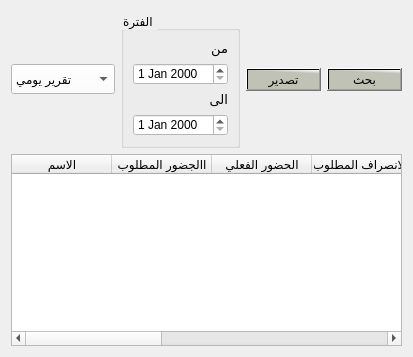
                     <widget class="QWidget" name="tab_17">
                      <attribute name="title">
                       <string>عرض جميع الموظفين</string>
                      </attribute>
                      <layout class="QGridLayout" name="gridLayout_63">
                       <item row="0" column="0">
                        <layout class="QVBoxLayout" name="verticalLayout_57">
                         <item>
                          <layout class="QHBoxLayout" name="horizontalLayout_27">
                           <item>
                            <layout class="QHBoxLayout" name="horizontalLayout_28">
                             <item>
                              <widget class="QComboBox" name="comboBox_85">
                               <property name="maximumSize">
                                <size>
                                 <width>150</width>
                                 <height>30</height>
                                </size>
                               </property>
                               <property name="styleSheet">
                                <string notr="true">background-color: rgb(255, 255, 255);
color: rgb(0, 0, 0);</string>
                               </property>
                               <item>
                                <property name="text">
                                 <string>تقرير يومي</string>
                                </property>
                               </item>
                               <item>
                                <property name="text">
                                 <string>تقرير اسبوعي</string>
                                </property>
                               </item>
                               <item>
                                <property name="text">
                                 <string>تقرير شهري </string>
                                </property>
                               </item>
                               <item>
                                <property name="text">
                                 <string>تقرير نصف ترم </string>
                                </property>
                               </item>
                               <item>
                                <property name="text">
                                 <string>تقرير سنوي </string>
                                </property>
                               </item>
                               <item>
                                <property name="text">
                                 <string>تقرير مخالفات</string>
                                </property>
                               </item>
                              </widget>
                             </item>
                             <item>
                              <widget class="QGroupBox" name="groupBox_49">
                               <property name="maximumSize">
                                <size>
                                 <width>150</width>
                                 <height>150</height>
                                </size>
                               </property>
                               <property name="styleSheet">
                                <string notr="true">color: rgb(0, 0, 0);
font: 10pt &quot;MS Shell Dlg 2&quot;;</string>
                               </property>
                               <property name="title">
                                <string>الفترة </string>
                               </property>
                               <layout class="QVBoxLayout" name="verticalLayout_69">
                                <item>
                                 <widget class="QLabel" name="label_256">
                                  <property name="font">
                                   <font>
                                    <pointsize>10</pointsize>
                                   </font>
                                  </property>
                                  <property name="text">
                                   <string>من</string>
                                  </property>
                                 </widget>
                                </item>
                                <item>
                                 <widget class="QDateEdit" name="dateEdit_43">
                                  <property name="styleSheet">
                                   <string notr="true">background-color: rgb(255, 255, 255);
color: rgb(0, 0, 0);</string>
                                  </property>
                                 </widget>
                                </item>
                                <item>
                                 <widget class="QLabel" name="label_257">
                                  <property name="font">
                                   <font>
                                    <pointsize>10</pointsize>
                                   </font>
                                  </property>
                                  <property name="text">
                                   <string>الى</string>
                                  </property>
                                 </widget>
                                </item>
                                <item>
                                 <widget class="QDateEdit" name="dateEdit_44">
                                  <property name="styleSheet">
                                   <string notr="true">background-color: rgb(255, 255, 255);
color: rgb(0, 0, 0);</string>
                                  </property>
                                 </widget>
                                </item>
                               </layout>
                              </widget>
                             </item>
                            </layout>
                           </item>
                           <item>
                            <layout class="QHBoxLayout" name="horizontalLayout_34">
                             <item>
                              <widget class="QPushButton" name="pushButton_337">
                               <property name="maximumSize">
                                <size>
                                 <width>120</width>
                                 <height>16777215</height>
                                </size>
                               </property>
                               <property name="layoutDirection">
                                <enum>Qt::LeftToRight</enum>
                               </property>
                               <property name="styleSheet">
                                <string notr="true">background-color: qlineargradient(spread:pad, x1:0.964478, y1:0.193, x2:1, y2:0, stop:0 rgba(191, 194, 181, 255), stop:1 rgba(255, 255, 255, 255));
color:rgb(0, 0, 0);

font: 18pt &quot;Mohammad Annoktah&quot;;

font: 15pt &quot;PT Bold Heading&quot;;</string>
                               </property>
                               <property name="text">
                                <string>تصدير</string>
                               </property>
                               <property name="icon">
                                <iconset>
                                 <normaloff>../icons/تصدير.svg</normaloff>../icons/تصدير.svg</iconset>
                               </property>
                               <property name="iconSize">
                                <size>
                                 <width>30</width>
                                 <height>30</height>
                                </size>
                               </property>
                              </widget>
                             </item>
                             <item>
                              <widget class="QPushButton" name="pushButton_336">
                               <property name="maximumSize">
                                <size>
                                 <width>120</width>
                                 <height>16777215</height>
                                </size>
                               </property>
                               <property name="layoutDirection">
                                <enum>Qt::LeftToRight</enum>
                               </property>
                               <property name="styleSheet">
                                <string notr="true">background-color: qlineargradient(spread:pad, x1:0.964478, y1:0.193, x2:1, y2:0, stop:0 rgba(191, 194, 181, 255), stop:1 rgba(255, 255, 255, 255));
color:rgb(0, 0, 0);

font: 18pt &quot;Mohammad Annoktah&quot;;

font: 15pt &quot;PT Bold Heading&quot;;</string>
                               </property>
                               <property name="text">
                                <string>بحث</string>
                               </property>
                               <property name="icon">
                                <iconset>
                                 <normaloff>../icons/بحث.svg</normaloff>../icons/بحث.svg</iconset>
                               </property>
                               <property name="iconSize">
                                <size>
                                 <width>30</width>
                                 <height>30</height>
                                </size>
                               </property>
                              </widget>
                             </item>
                            </layout>
                           </item>
                          </layout>
                         </item>
                         <item>
                          <widget class="QTableWidget" name="tableWidget_49">
                           <property name="styleSheet">
                            <string notr="true">QTableWidget {
    background-color: #FFFFFF;
    alternate-background-color:rgb(0, 0, 0);
    font: 9pt &quot;PT Bold Heading&quot;;
    font-weight: bold;
 color:rgb(0, 0, 0)
}

 background-color: qlineargradient(spread:pad, x1:0.964478, y1:0.193, x2:1, y2:0, stop:0 rgba(191, 194, 181, 255), stop:1 rgba(255, 255, 255, 255));
color:rgb(0, 0, 0);</string>
                           </property>
                           <column>
                            <property name="text">
                             <string>الاسم</string>
                            </property>
                           </column>
                           <column>
                            <property name="text">
                             <string>االجضور المطلوب</string>
                            </property>
                           </column>
                           <column>
                            <property name="text">
                             <string>الحضور الفعلي</string>
                            </property>
                           </column>
                           <column>
                            <property name="text">
                             <string>الانصراف المطلوب </string>
                            </property>
                           </column>
                           <column>
                            <property name="text">
                             <string>الانصراف الفعلي </string>
                            </property>
                           </column>
                           <column>
                            <property name="text">
                             <string>تاخير</string>
                            </property>
                           </column>
                           <column>
                            <property name="text">
                             <string>الغياب</string>
                            </property>
                           </column>
                           <column>
                            <property name="text">
                             <string>التاريخ</string>
                            </property>
                           </column>
                          </widget>
                         </item>
                        </layout>
                       </item>
                      </layout>
                     </widget>
